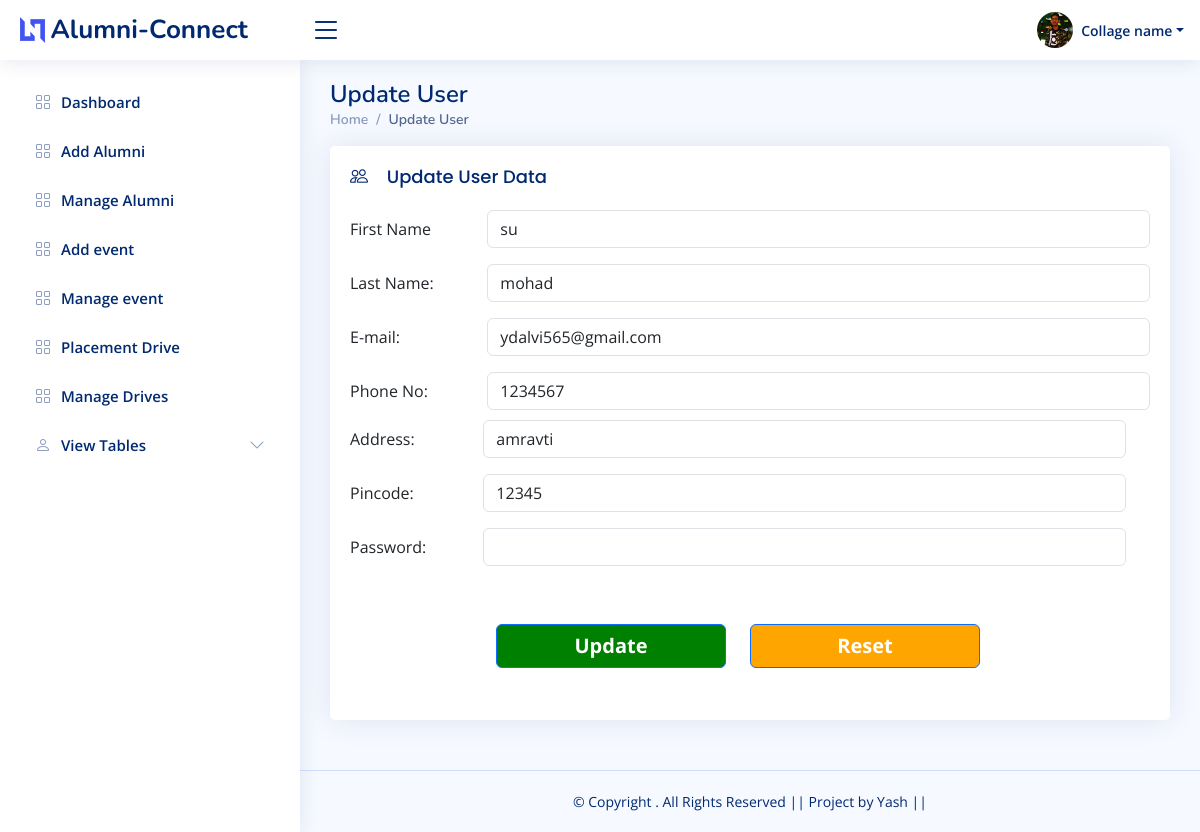
/dashboard/updateuser.php?id=5, run on the app's committed database.
### tables this page shows
CREATE TABLE `user` (
  `user_id` int(11) NOT NULL,
  `first_name` varchar(30) NOT NULL,
  `last_name` varchar(30) NOT NULL,
  `email` varchar(30) NOT NULL,
  `phone` varchar(13) NOT NULL,
  `address` varchar(40) NOT NULL,
  `pincode` int(8) NOT NULL,
  `password` varchar(30) NOT NULL
);

### dashboard/updateuser.php (the view, shortened to what this page needs)
 <?php
  include 'header.php';
  include 'db.php';
  $id = $_GET["id"];
  $sql = "SELECT * FROM `user` WHERE `user_id`='$id'";
  $result = $conn->query($sql);
  if($result->num_rows > 0 )
  {
    while($row=$result->fetch_assoc())
    {
      $first_name = $row["first_name"];
      $last_name = $row["last_name"];
      $email = $row["email"];
      $phone = $row["phone"];
      $address = $row["address"];
      $pincode = $row["pincode"];
    }
  }
  ?>
  <main id="main" class="main">
    <div class="pagetitle">
      <h1>Update User</h1>
      <nav>
        <ol class="breadcrumb">
          <li class="breadcrumb-item"><a href="index.php">Home</a></li>
          <li class="breadcrumb-item active">Update User</li>
        </ol>
      </nav>
    </div>
    <section class="section">
      <div class="row">
        <div class="col-lg-12">
          <div class="card">
            <div class="card-body">
              <h3 class="card-title"><i class="bi bi-people"></i>  &nbsp;&nbsp;&nbsp;Update User Data</h3>
              <form action="updateuserdb.php" method="POST">
                <div class="row mb-3">
                  <label for="Text" class="col-sm-2 col-form-label">First Name</label>
                  <div class="col-sm-10">
                    <input type="text"  name="first_name" value="<?php  echo $first_name; ?>" class="form-control">
                  </div>
                </div>
                <div class="row mb-3">
                  <label for="text" class="col-sm-2 col-form-label">Last Name:</label>
                  <div class="col-sm-10">
                    <input type="text" name="last_name" value="<?php  echo $last_name; ?>" class="form-control">
                  </div>
                </div>
                <div class="row mb-3">
                  <label for="text" class="col-sm-2 col-form-label">E-mail:</label>
                  <div class="col-sm-10">
                    <input type="email" name="email"  value="<?php  echo $email; ?>" readonly="" class="form-control">
                  </div>
                </div>
                <div class="row mb-3">
                  <label for="number" class="col-sm-2 col-form-label">Phone No:</label>
                  <div class="col-sm-10">
                    <input type="number" name="phone" value="<?php  echo $phone; ?>"  placeholder="enter number" class="form-control">
                </div><br><br>
                <div class="row mb-3">
                  <label for="number" class="col-sm-2 col-form-label">Address:</label>
                  <div class="col-sm-10">
                    <input type="text" name="address" value="<?php  echo $address; ?>"  class="form-control">
                  </div>
                </div><br><br>
                <div class="row mb-3">
                  <label for="number" class="col-sm-2 col-form-label">Pincode:</label>
                  <div class="col-sm-10">
                    <input type="number" name="pincode" value="<?php  echo $pincode; ?>"  class="form-control">
                  </div>
                </div><br><br>
                 <div class="row mb-3">
                  <label for="number" class="col-sm-2 col-form-label">Password:</label>
                  <div class="col-sm-10">
                    <input type="password" name="password" readonly="" class="form-control">
                  </div>
                </div><br><br>
                <br><br>
                <div class="row mb-3">
                  <div align="center" class="col-sm-6">
                    <button  type="submit"  class="btn btn-primary"  style="float: right;width: 230px;background-color: green;font-size: 20px"><b>Update</b></button>
                  </div>
                  <div align="center" class="col-sm-6" >
                    <button  type="reset"  class="btn btn-primary" style="float: left;width: 230px;font-size: 20px;background-color: orange"><b>Reset</b></button>
                  </div>
                </div>
              </form>
            </div>
          </div>
        </div>
  </main>
<?php
 include 'footer.php';
?>

### dashboard/assets/css/style.css (style rules this page uses)
:root { scroll-behavior: smooth; }
body { font-family: "Open Sans", sans-serif; background: #f6f9ff; color: #444444; }
a { color: #4154f1; text-decoration: none; }
h1, h2, h3, h4, h5, h6 { font-family: "Nunito", sans-serif; }
#main { margin-top: 60px; padding: 20px 30px; transition: all 0.3s; }
.pagetitle { margin-bottom: 10px; }
.pagetitle h1 { font-size: 24px; margin-bottom: 0; font-weight: 600; color: #012970; }
.card { margin-bottom: 30px; border: none; border-radius: 5px; box-shadow: 0px 0 30px rgba(1, 41, 112, 0.1); }
.card-title { padding: 20px 0 15px 0; font-size: 18px; font-weight: 500; color: #012970; font-family: "Poppins", sans-serif; }
.card-body { padding: 0 20px 20px 20px; }
.breadcrumb { font-size: 14px; font-family: "Nunito", sans-serif; color: #899bbd; font-weight: 600; }
.breadcrumb a { color: #899bbd; transition: 0.3s; }
.breadcrumb .breadcrumb-item::before { color: #899bbd; }
.breadcrumb .active { color: #51678f; font-weight: 600; }
@media (min-width: 1200px) { #main, #footer { margin-left: 300px; } }

### data on the page
user: first_name "su", last_name "mohad", email "ydalvi565@gmail.com", phone "1234567", address "amravti", pincode "12345"
